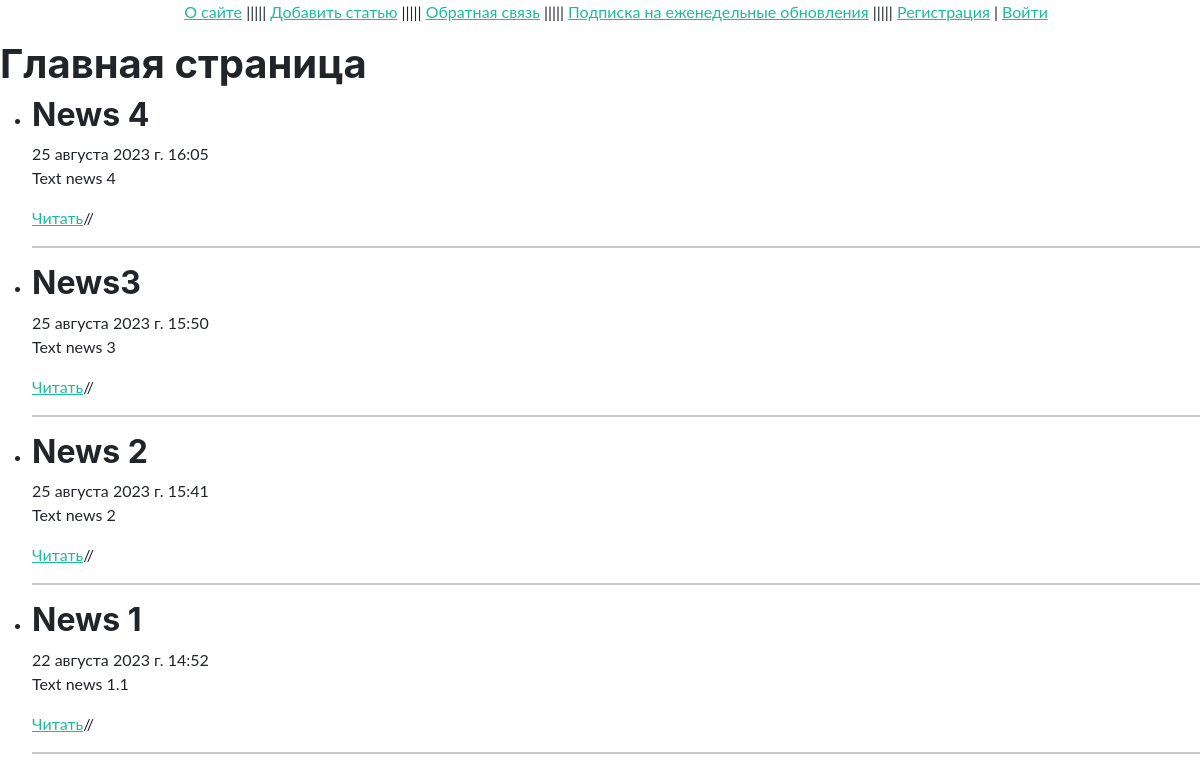
/, run on an earlier commit of the app's database.
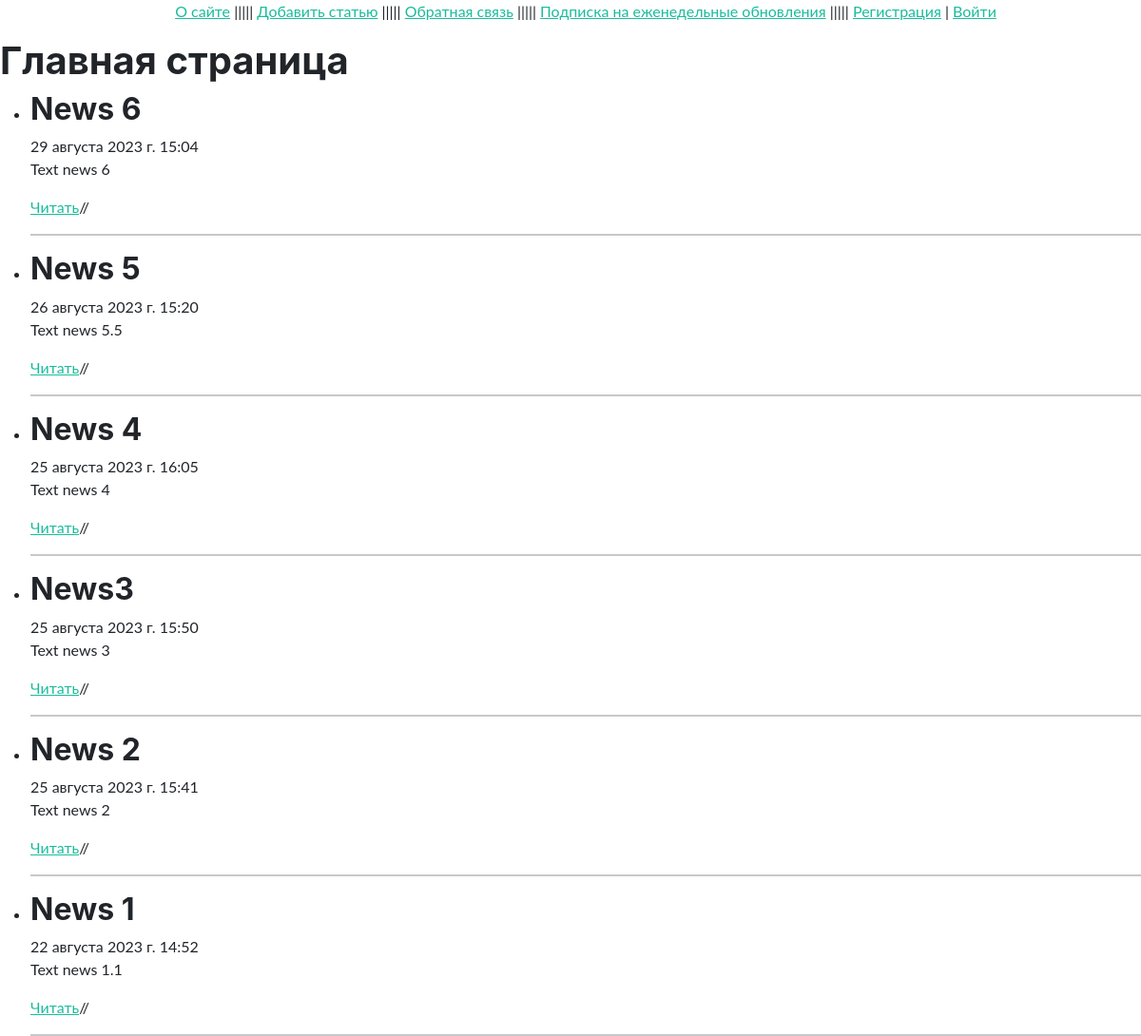
And on a later commit of the database.
### news/models.py (models this page shows, shortened)
class News(models.Model):
    title = models.CharField(max_length=128)
    content = models.TextField(blank=True)
    photo = models.ImageField(upload_to='photos/%Y/%m/%d/')
    time_create = models.DateTimeField(auto_now_add=True)
    time_update = models.DateTimeField(auto_now=True)
    is_published = models.BooleanField(default=True)
    cat = models.ForeignKey('Category', on_delete=models.PROTECT, verbose_name='Категории')
    def get_absolute_url(self):
        return reverse('post', kwargs={'post_id': self.pk})
    class Meta:
        verbose_name = 'Новости'
        verbose_name_plural = 'Новости'
        ordering = ['-time_create', 'title']

### news/views.py (the view)
# urls.py: path('', NewsHome.as_view(), name='home'),
class NewsHome(ListView):
    model = News
    template_name = 'news/index.html'
    context_object_name = 'posts'
    def get_context_data(self, *, object_list=None, **kwargs):
        context = super().get_context_data(**kwargs)
        context['menu'] = menu
        context['title'] = 'Главная страница'
        context['cat_selected'] = 0
        return context
    def get_queryset(self):
        return News.objects.filter(is_published=True)

### news/templates/news/index.html (shortened to what this page needs)
{% extends 'news/base.html' %}
{% block content %}
<h1>{{title}}</h1>
<ul>
    {% for p in posts %}
    <li>
        <h2>{{p.title}}</h2>
        {{ p.time_create }}
        {% autoescape on %}
        <p>
            {{p.content}}
        </p>
        <a href="{{ p.get_absolute_url }}">Читать</a>//
        {% endautoescape %}
        <hr>
    </li>
    {% endfor %}
</ul>
{% endblock %}

### news/templates/news/base.html (shortened to what this page needs)
{% load static %}
<!DOCTYPE html>
<html lang="en">
<head>
    <link type="text/css" href="{% static 'news/css/styles.css' %}" rel="stylesheet" />
</head>
<body>
<center>
{% block mainmenu %}
<ul>
    {% for m in menu %}
        <a href="{% url m.url_name %}">{{m.title}}</a> |||||
    {% endfor %}
    {% if request.user.is_authenticated %}
        {{ user.username }} | <a href="{% url 'logout' %}">Выйти</a>
    {% else %}
        <a href="{% url 'register' %}">Регистрация</a> | <a href="{% url 'login' %}">Войти</a>
    {% endif %}
</ul>
{% endblock mainmenu %}</center>
{% block content %}
{% endblock %}
</body>
</html>

What changed in the data, as far as the page shows it:
added News: title "News 6", time_create "29 августа 2023 г. 15:04", content "Text news 6"
added News: title "News 5", time_create "26 августа 2023 г. 15:20", content "Text news 5.5"
